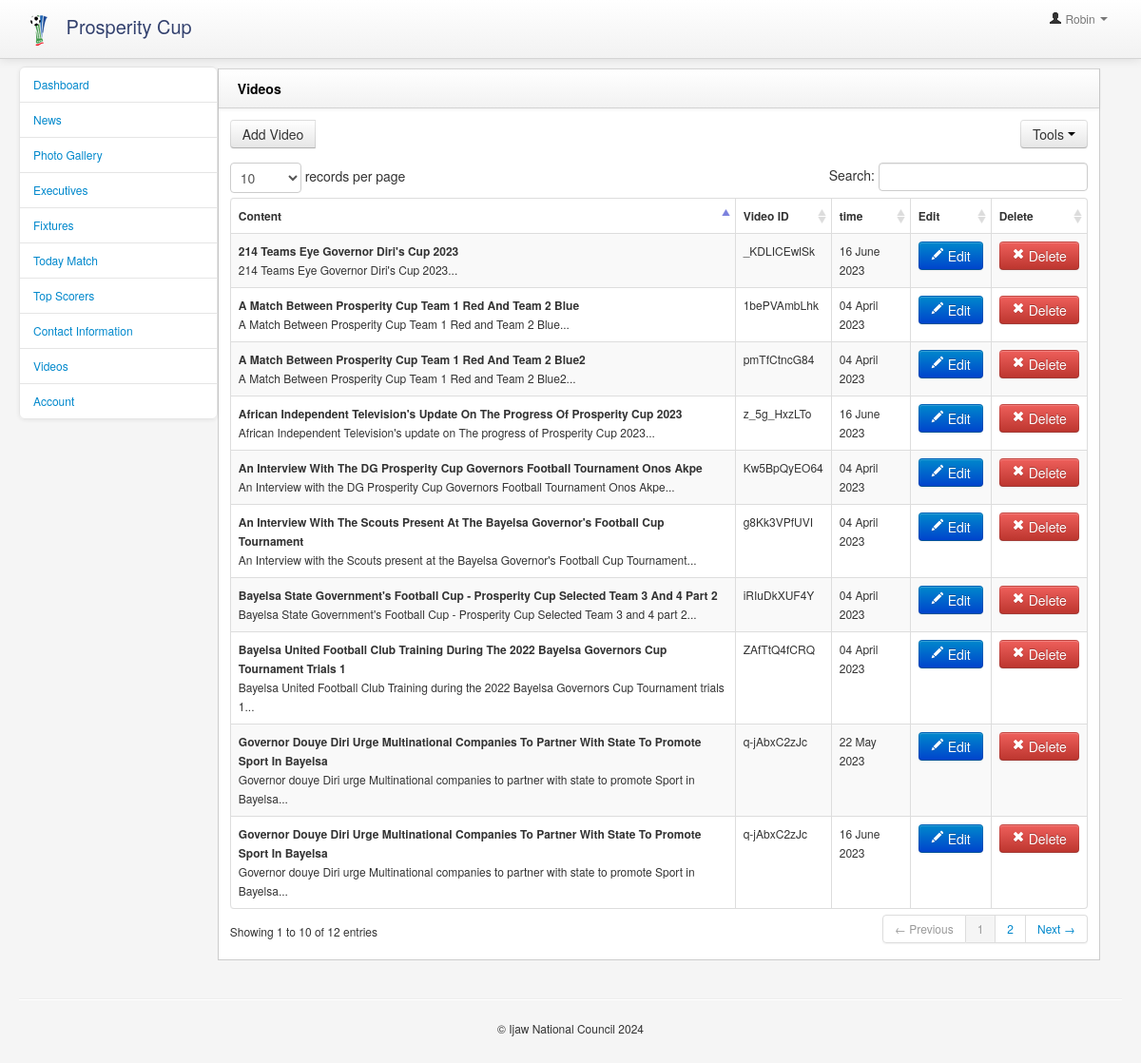
Screenshot of /admin/videos.php (signed in) with the database file from the repository.
### tables this page shows
CREATE TABLE `videos` (
  `video_id` int(11) NOT NULL,
  `title` varchar(200) NOT NULL,
  `img` varchar(200) NOT NULL,
  `description` text NOT NULL,
  `video_link` varchar(900) NOT NULL,
  `post_time` varchar(200) NOT NULL,
  `day` varchar(200) NOT NULL,
  `month` varchar(200) NOT NULL,
  `year` varchar(200) NOT NULL,
  `link_id` varchar(200) NOT NULL
);

### admin/scripts/functions.php (called while the page is built, shortened)
<?php
function ExecuteQuery($query){
	global $connection;
	$result = mysqli_query($connection,$query);
	return $result;
}
function SqlArray($result){
	$rows = mysqli_fetch_array($result);
	return $rows;
}
?>

### admin/videos.php (the view, shortened to what this page needs)
<?php
require_once("scripts/config.php");
require_once("scripts/functions.php");
$msg="";
	$result  =  ExecuteQuery("SELECT * FROM `videos`");
 ?>
<!DOCTYPE html>
<html>
    <head>
        <link href="bootstrap/css/bootstrap.min.css" rel="stylesheet" media="screen">
        <link href="bootstrap/css/bootstrap-responsive.min.css" rel="stylesheet" media="screen">
        <link href="assets/styles.css" rel="stylesheet" media="screen">
        <link href="assets/DT_bootstrap.css" rel="stylesheet" media="screen">
    </head>
    <body style="font-size:12px">
        <div class="navbar navbar-fixed-top">
               <?php  include("tools/admin_header.php");?>
        </div>
        <div class="container-fluid">
            <div class="row-fluid">
                      <?php  include("tools/leftbar.php");?>
                <div class="span9" id="content" style="width:80%">
                     <div class="row-fluid"><?php echo $msg;?>
                        <form method="post" action="">
                        <div class="block">
                            <div class="navbar navbar-inner block-header">
                                <div class="muted pull-left" style="font-weight:bold;color:#000;font-size:14px"> Videos</div>
                            </div>
                            <div class="block-content collapse in">
                                <div class="span12">
                                   <div class="table-toolbar">
                                      <div class="btn-group">
                                       <a href="add_videos"  class="btn " >Add Video </a><span class="plus"></span>
                                      </div>
                                      <div class="btn-group pull-right">
                                         <button data-toggle="dropdown" class="btn dropdown-toggle">Tools <span class="caret"></span></button>
                                      </div>
                                   </div>
                                    <table cellpadding="0" cellspacing="0" border="0" class="table table-striped table-bordered" id="example2">
                                        <thead>
                                            <tr>
                                                <th>Content</th>
												 <th>Video ID</th>
                                                <th>time</th>
                                                <th>Edit</th>
                                                <th>Delete</th>
                                            </tr>
                                        </thead>
                                        <tbody>
                                <?php
								while($rows=SqlArray($result)){?>
                                 <tr class="gradeU">
                                                <td><b><?php echo ucwords($rows['title']);?></b><br/>
                                               <?php echo strip_tags( substr( $rows['description'],0,170)) ;?>...</td>
											    <td><?php echo $rows['link_id'];?></td>
                                                <td><?php echo $rows['post_time'];?></td>
                                                <td class="center"><div class="btn-group"><a class="btn btn-primary"  style="color:#fff" href="edit_videos?news_id=<?php echo ucwords($rows['video_id']);?>"><i class="icon-pencil icon-white"></i> Edit</a></div></td>
                                                <td class="center"><div class="btn-group"><a href="delete?video_id=<?php echo $rows['video_id'];?>" class="btn btn-danger" style="color:#fff"><i class="icon-remove icon-white"></i> Delete</a></button></div></td>
                                            </tr>
								<?php }?>
                                        </tbody>
                                    </table>
                                </div>
                            </div>
                        </div>
                        </form>
                    </div>
                </div>
            </div>
            <hr>
             <?php include('includes/footer.php');?>
        </div>
         <link href="vendors/datepicker.css" rel="stylesheet" media="screen">
        <link href="vendors/uniform.default.css" rel="stylesheet" media="screen">
        <link href="vendors/chosen.min.css" rel="stylesheet" media="screen">
        <link href="vendors/wysiwyg/bootstrap-wysihtml5.css" rel="stylesheet" media="screen">
    </body>
</html>

### admin/assets/styles.css (style rules this page uses)
body { padding-top: 0; padding-bottom: 40px; background-color: #f5f5f5; }
@media (min-width: 979px) { body { padding-top: 60px; } }
#content { margin-left:0px; }
.block { border: 1px solid #ccc; background: white; margin: 1em 0em; border-top: none; }
.block-content { margin: 1em; min-height: .25em; }
.block-header { margin-bottom: 0px; border-right: none; border-left: none; -webkit-border-radius: 0px; -moz-border-radius: 0px; border-radius: 0px; }
.block-header div { padding-top: 10px; }

### rows the page displays
videos: title "Bayelsa United Football Club Training During The 2022 Bayelsa Governors Cup Tournament Trials 1", description "Bayelsa United Football Club Training during the 2022 Bayelsa Governors Cup Tournament trials 1", link "ZAfTtQ4fCRQ", post_time "04 April 2023"
videos: title "A Match Between Prosperity Cup Team 1 Red And Team 2 Blue2", description "A Match Between Prosperity Cup Team 1 Red and Team 2 Blue2", link "pmTfCtncG84", post_time "04 April 2023"
videos: title "A Match Between Prosperity Cup Team 1 Red And Team 2 Blue", description "A Match Between Prosperity Cup Team 1 Red and Team 2 Blue", link "1bePVAmbLhk", post_time "04 April 2023"
videos: title "Bayelsa State Government's Football Cup - Prosperity Cup Selected Team 3 And 4 Part 2", description "Bayelsa State Government's Football Cup - Prosperity Cup Selected Team 3 and 4 part 2", link "iRIuDkXUF4Y", post_time "04 April 2023"
videos: title "An Interview With The DG Prosperity Cup Governors Football Tournament Onos Akpe", description "An Interview with the DG Prosperity Cup Governors Football Tournament Onos Akpe", link "Kw5BpQyEO64", post_time "04 April 2023"
videos: title "An Interview With The Scouts Present At The Bayelsa Governor's Football Cup Tournament", description "An Interview with the Scouts present at the Bayelsa Governor's Football Cup Tournament", link "g8Kk3VPfUVI", post_time "04 April 2023"
videos: title "Governor Douye Diri Urge Multinational Companies To Partner With State To Promote Sport In Bayelsa", description "Governor douye Diri urge Multinational companies to partner with state to promote Sport in Bayelsa", link "q-jAbxC2zJc", post_time "22 May 2023"
videos: title "Governor Douye Diri Urge Multinational Companies To Partner With State To Promote Sport In Bayelsa", description "Governor douye Diri urge Multinational companies to partner with state to promote Sport in Bayelsa", link "q-jAbxC2zJc", post_time "16 June 2023"
videos: title "214 Teams Eye Governor Diri's Cup 2023", description "214 Teams Eye Governor Diri's Cup 2023", link "_KDLICEwlSk", post_time "16 June 2023"
videos: title "African Independent Television's Update On The Progress Of Prosperity Cup 2023", description "African Independent Television's update on The progress of Prosperity Cup 2023", link "z_5g_HxzLTo", post_time "16 June 2023"

### other values shown
$_SESSION['user'] "Robin"
